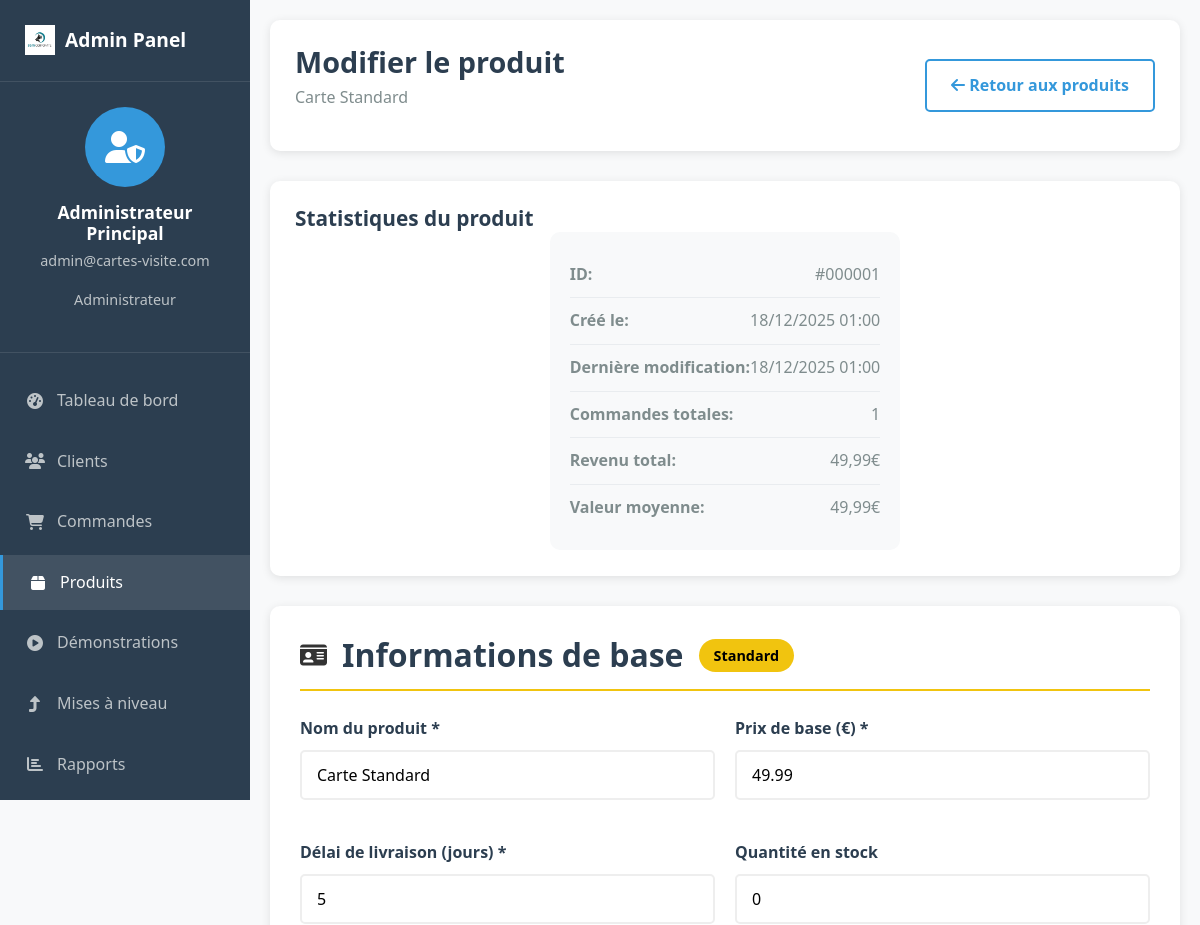
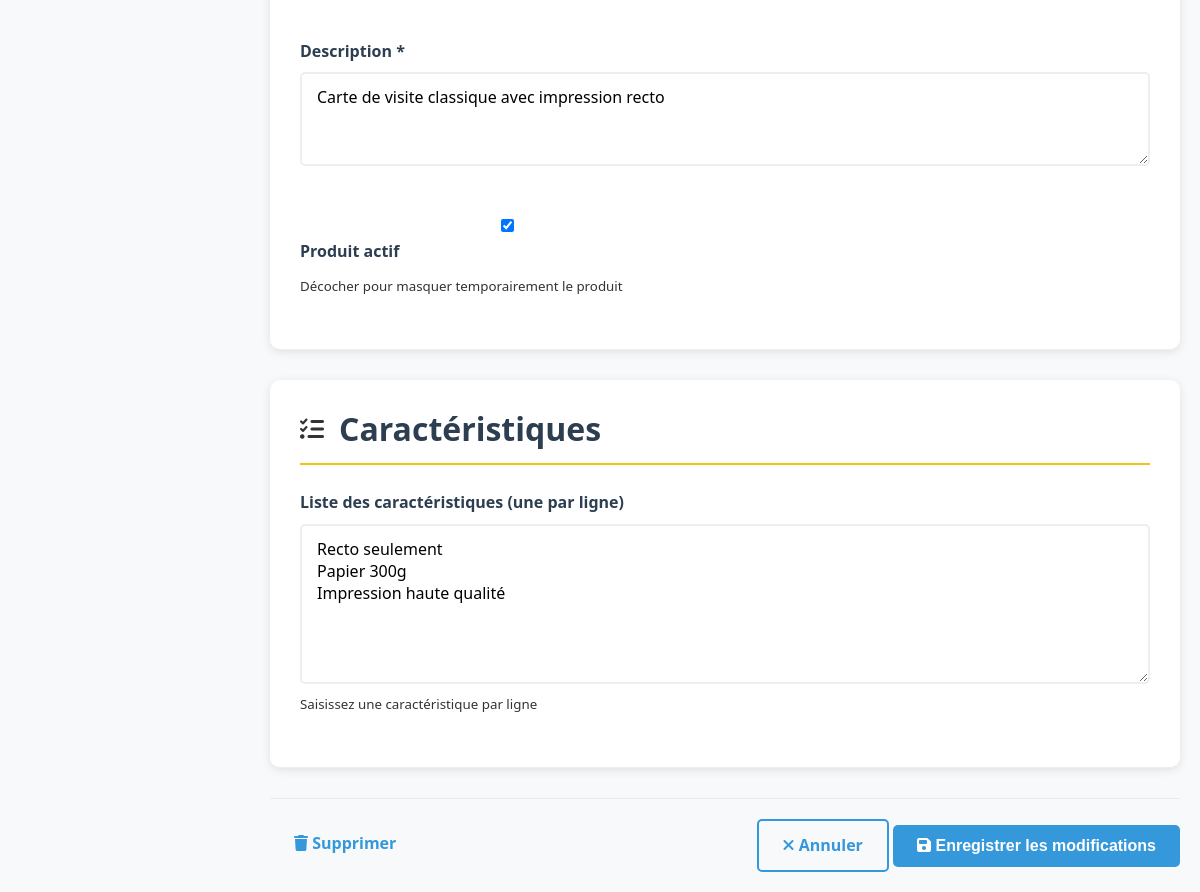
Page /admin/product-edit.php?id=1 (signed in) on the committed database (2 pictures, top to bottom).
### tables this page shows
CREATE TABLE products (
    id INT PRIMARY KEY AUTO_INCREMENT,
    name VARCHAR(100) NOT NULL,
    description TEXT,
    category ENUM('standard', 'nfc', 'premium') NOT NULL,
    base_price DECIMAL(10,2) NOT NULL,
    features JSON,
    options JSON,
    is_active BOOLEAN DEFAULT TRUE,
    stock_quantity INT DEFAULT 0,
    delivery_days INT DEFAULT 5,
    created_at TIMESTAMP DEFAULT CURRENT_TIMESTAMP,
    updated_at TIMESTAMP DEFAULT CURRENT_TIMESTAMP ON UPDATE CURRENT_TIMESTAMP
);

### admin/product-edit.php (the view, shortened to what this page needs)
<?php
$db = Database::getInstance();
$product_id = $_GET['id'] ?? 0;
$stmt = $db->prepare("SELECT * FROM products WHERE id = ?");
$stmt->execute([$product_id]);
$product = $stmt->fetch();
$features = $product['features'] ? json_decode($product['features'], true) : [];
?>
<!DOCTYPE html>
<html lang="fr">
<head>
    <link rel="stylesheet" href="../assets/css/style.css">
    <link rel="stylesheet" href="../assets/css/admin.css">
    <link rel="stylesheet" href="https://cdnjs.cloudflare.com/ajax/libs/font-awesome/6.4.0/css/all.min.css">
</head>
<body class="admin-dashboard category-<?php echo $product['category']; ?>">
    <div class="admin-sidebar">
        <div class="admin-sidebar-header">
            <a href="dashboard.php" class="logo">
                <img src="../assets/images/logo.png" alt="CartesVisitePro">
                <span>Admin Panel</span>
            </a>
        </div>
        <div class="admin-info">
            <div class="admin-avatar">
                <i class="fas fa-user-shield"></i>
            </div>
            <h3><?php echo htmlspecialchars($_SESSION['admin_name']); ?></h3>
            <p><?php echo htmlspecialchars($_SESSION['admin_email']); ?></p>
            <p class="admin-role">Administrateur</p>
        </div>
        <nav class="admin-sidebar-nav">
            <ul>
                <li><a href="dashboard.php"><i class="fas fa-tachometer-alt"></i> Tableau de bord</a></li>
                <li><a href="clients.php"><i class="fas fa-users"></i> Clients</a></li>
                <li><a href="orders.php"><i class="fas fa-shopping-cart"></i> Commandes</a></li>
                <li class="active"><a href="products.php"><i class="fas fa-box"></i> Produits</a></li>
                <li><a href="demos.php"><i class="fas fa-play-circle"></i> Démonstrations</a></li>
                <li><a href="upgrades.php"><i class="fas fa-level-up-alt"></i> Mises à niveau</a></li>
                <li><a href="reports.php"><i class="fas fa-chart-bar"></i> Rapports</a></li>
                <li><a href="settings.php"><i class="fas fa-cogs"></i> Paramètres</a></li>
            </ul>
        </nav>
    </div>
    <div class="admin-main-content">
        <header class="admin-header">
            <div class="admin-header-left">
                <h1>Modifier le produit</h1>
                <p><?php echo htmlspecialchars($product['name']); ?></p>
            </div>
            <div class="admin-header-right">
                <a href="products.php" class="btn btn-outline">
                    <i class="fas fa-arrow-left"></i> Retour aux produits
                </a>
            </div>
        </header>
        <div class="charts-container">
            <div class="chart-card">
                <div class="chart-header">
                    <h3>Statistiques du produit</h3>
                </div>
                <div class="chart-body">
                    <?php
                    $stmt = $db->prepare("
                        SELECT COUNT(cc.id) as order_count,
                               SUM(cc.total_price) as total_revenue,
                               AVG(cc.total_price) as avg_order_value
                        FROM client_cards cc
                        WHERE cc.product_id = ?
                        AND cc.status NOT IN ('draft', 'cancelled')
                    ");
                    $stmt->execute([$product_id]);
                    $stats = $stmt->fetch();
                    ?>
                    <div class="product-info-sidebar">
                        <div class="info-item">
                            <span class="info-label">ID:</span>
                            <span class="info-value">#<?php echo str_pad($product_id, 6, '0', STR_PAD_LEFT); ?></span>
                        </div>
                        <div class="info-item">
                            <span class="info-label">Créé le:</span>
                            <span class="info-value"><?php echo date('d/m/Y H:i', strtotime($product['created_at'])); ?></span>
                        </div>
                        <div class="info-item">
                            <span class="info-label">Dernière modification:</span>
                            <span class="info-value"><?php echo date('d/m/Y H:i', strtotime($product['updated_at'])); ?></span>
                        </div>
                        <div class="info-item">
                            <span class="info-label">Commandes totales:</span>
                            <span class="info-value"><?php echo $stats['order_count'] ?? 0; ?></span>
                        </div>
                        <div class="info-item">
                            <span class="info-label">Revenu total:</span>
                            <span class="info-value"><?php echo number_format($stats['total_revenue'] ?? 0, 2, ',', ' '); ?>€</span>
                        </div>
                        <div class="info-item">
                            <span class="info-label">Valeur moyenne:</span>
                            <span class="info-value"><?php echo number_format($stats['avg_order_value'] ?? 0, 2, ',', ' '); ?>€</span>
                        </div>
                    </div>
                </div>
            </div>
        </div>
        <form method="POST" action="">
            <div class="form-section">
                <div class="form-section-header">
                    <?php
                    $icons = [
                        'standard' => 'fa-id-card',
                        'nfc' => 'fa-wifi',
                        'premium' => 'fa-crown'
                    ];
                    $labels = [
                        'standard' => 'Standard',
                        'nfc' => 'NFC',
                        'premium' => 'Premium'
                    ];
                    ?>
                    <i class="fas <?php echo $icons[$product['category']]; ?>" style="font-size: 1.5rem;"></i>
                    <h2>Informations de base</h2>
                    <span class="category-badge badge-<?php echo $product['category']; ?>">
                        <?php echo $labels[$product['category']]; ?>
                    </span>
                </div>
                <div class="form-grid">
                    <div class="form-group">
                        <label for="name">Nom du produit *</label>
                        <input type="text" id="name" name="name" required
                               value="<?php echo htmlspecialchars($product['name']); ?>">
                    </div>
                    <div class="form-group">
                        <label for="base_price">Prix de base (€) *</label>
                        <input type="number" id="base_price" name="base_price"
                               step="0.01" min="0" required
                               value="<?php echo number_format($product['base_price'], 2, '.', ''); ?>">
                    </div>
                    <div class="form-group">
                        <label for="delivery_days">Délai de livraison (jours) *</label>
                        <input type="number" id="delivery_days" name="delivery_days"
                               min="1" max="30" required
                               value="<?php echo $product['delivery_days']; ?>">
                    </div>
                    <div class="form-group">
                        <label for="stock_quantity">Quantité en stock</label>
                        <input type="number" id="stock_quantity" name="stock_quantity"
                               min="0" value="<?php echo $product['stock_quantity']; ?>">
                    </div>
                    <div class="form-group full-width">
                        <label for="description">Description *</label>
                        <textarea id="description" name="description" rows="3" required
                                  ><?php echo htmlspecialchars($product['description']); ?></textarea>
                    </div>
                    <div class="form-group">
                        <label>
                            <input type="checkbox" name="is_active" value="1"
                                   <?php echo $product['is_active'] ? 'checked' : ''; ?>>
                            Produit actif
                        </label>
                        <small class="form-text">Décocher pour masquer temporairement le produit</small>
                    </div>
                </div>
            </div>
            <div class="form-section">
                <div class="form-section-header">
                    <i class="fas fa-list-check" style="font-size: 1.5rem;"></i>
                    <h2>Caractéristiques</h2>
                </div>
                <div class="form-group full-width">
                    <label for="features">Liste des caractéristiques (une par ligne)</label>
                    <textarea id="features" name="features" rows="6"><?php
                        echo implode("\n", $features);
                    ?></textarea>
                    <small class="form-text">Saisissez une caractéristique par ligne</small>
                </div>
            </div>
            <div class="form-actions">
                <div>
                    <a href="products.php?action=delete&id=<?php echo $product_id; ?>"
                       class="btn btn-danger"
                       onclick="return confirm('Supprimer définitivement ce produit ?')">
                        <i class="fas fa-trash"></i> Supprimer
                    </a>
                </div>
                <div>
                    <a href="products.php" class="btn btn-outline">
                        <i class="fas fa-times"></i> Annuler
                    </a>
                    <button type="submit" class="btn btn-primary">
                        <i class="fas fa-save"></i> Enregistrer les modifications
                    </button>
                </div>
            </div>
        </form>
    </div>
</body>
</html>

### assets/css/style.css (style rules this page uses)
* { margin: 0; padding: 0; box-sizing: border-box; }
html { scroll-behavior: smooth; }
body { font-family: 'Segoe UI', Tahoma, Geneva, Verdana, sans-serif; line-height: 1.6; color: #333; background-color: #f8f9fa; }
h1, h2, h3, h4, h5, h6 { font-weight: 700; line-height: 1.2; margin-bottom: 1rem; color: #2c3e50; }
h1 { font-size: 2.5rem; }
h2 { font-size: 2rem; }
h3 { font-size: 1.5rem; }
p { margin-bottom: 1rem; }
a { color: #3498db; text-decoration: none; transition: color 0.3s ease; }
.btn { display: inline-block; padding: 12px 24px; border-radius: 5px; font-weight: 600; text-align: center; cursor: pointer; transition: all 0.3s ease; border: none; font-size: 1rem; }
.btn-primary { background-color: #3498db; color: white; }
.btn-outline { background-color: transparent; border: 2px solid #3498db; color: #3498db; }
.logo { display: flex; align-items: center; gap: 10px; font-size: 1.5rem; font-weight: 700; color: #2c3e50; }
.logo img { height: 40px; }
.form-group { margin-bottom: 20px; }
.form-group label { display: block; margin-bottom: 8px; font-weight: 600; color: #2c3e50; }
.form-group input, .form-group select, .form-group textarea { width: 100%; padding: 12px 15px; border: 2px solid #eee; border-radius: 5px; font-family: inherit; font-size: 1rem; transition: border-color 0.3s ease; }

### assets/css/admin.css (style rules this page uses)
.admin-dashboard { display: flex; min-height: 100vh; background-color: #f8f9fa; }
.admin-sidebar { width: 280px; background-color: #2c3e50; color: white; display: flex; flex-direction: column; position: fixed; height: 100vh; overflow-y: auto; }
.admin-sidebar-header { padding: 25px; border-bottom: 1px solid rgba(255, 255, 255, 0.1); }
.admin-sidebar-header .logo { color: white; font-size: 1.2rem; }
.admin-sidebar-header .logo img { height: 30px; }
.admin-info { padding: 25px; text-align: center; border-bottom: 1px solid rgba(255, 255, 255, 0.1); }
.admin-avatar { width: 80px; height: 80px; background-color: #3498db; border-radius: 50%; display: flex; align-items: center; justify-content: center; font-size: 2rem; margin: 0 auto 15px; }
.admin-info h3 { color: white; font-size: 1.1rem; margin-bottom: 5px; }
.admin-info p { color: #bdc3c7; font-size: 0.9rem; }
.admin-sidebar-nav { flex: 1; padding: 20px 0; }
.admin-sidebar-nav ul { list-style: none; }
.admin-sidebar-nav li { margin-bottom: 5px; }
.admin-sidebar-nav a { display: flex; align-items: center; gap: 12px; padding: 15px 25px; color: #bdc3c7; transition: all 0.3s ease; }
.admin-sidebar-nav a:hover, .admin-sidebar-nav li.active a { background-color: rgba(255, 255, 255, 0.1); color: white; border-left: 3px solid #3498db; }
.admin-sidebar-nav i { width: 20px; text-align: center; }
.admin-main-content { flex: 1; margin-left: 280px; padding: 20px; min-height: 100vh; }
.admin-header { background-color: white; padding: 25px; border-radius: 10px; margin-bottom: 30px; display: flex; justify-content: space-between; align-items: center; box-shadow: 0 2px 10px rgba(0, 0, 0, 0.1); }
.admin-header-left h1 { margin-bottom: 5px; font-size: 1.8rem; }
.admin-header-left p { color: #7f8c8d; }
.admin-header-right { display: flex; align-items: center; gap: 20px; }
.charts-container { display: grid; grid-template-columns: 2fr 1fr; gap: 30px; margin-bottom: 30px; }
.chart-card { background-color: white; padding: 25px; border-radius: 10px; box-shadow: 0 2px 10px rgba(0, 0, 0, 0.1); }
.chart-header { display: flex; justify-content: space-between; align-items: center; margin-bottom: 20px; }
.chart-header h3 { font-size: 1.3rem; margin-bottom: 0; }
.chart-body { height: 300px; display: flex; align-items: center; justify-content: center; color: #7f8c8d; }
.form-section { margin-bottom: 30px; padding-bottom: 20px; border-bottom: 1px solid #eee; }
.form-actions { display: flex; justify-content: flex-end; gap: 15px; margin-top: 30px; }
@media (max-width: 1200px) { .admin-sidebar { width: 250px; } }
@media (max-width: 1200px) { .admin-main-content { margin-left: 250px; } }
@media (max-width: 1200px) { .charts-container { grid-template-columns: 1fr; } }

### rows in the picture
products: name "Carte Standard", created_at "18/12/2025 01:00", updated_at "18/12/2025 01:00", category "Standard", base_price "49.99", delivery_days "5", stock_quantity "0", description "Carte de visite classique avec impression recto", is_active "☑", features "Recto seulement Papier 300g Impression haute qualité"

### other values in the picture
$_SESSION['admin_name'] "Administrateur Principal"
$_SESSION['admin_email'] "admin@cartes-visite.com"
str_pad($product_id, 6, '0', STR_PAD_LEFT) "000001"
$stats['order_count'] "1"
$stats['total_revenue'] "49,99"
$stats['avg_order_value'] "49,99"
